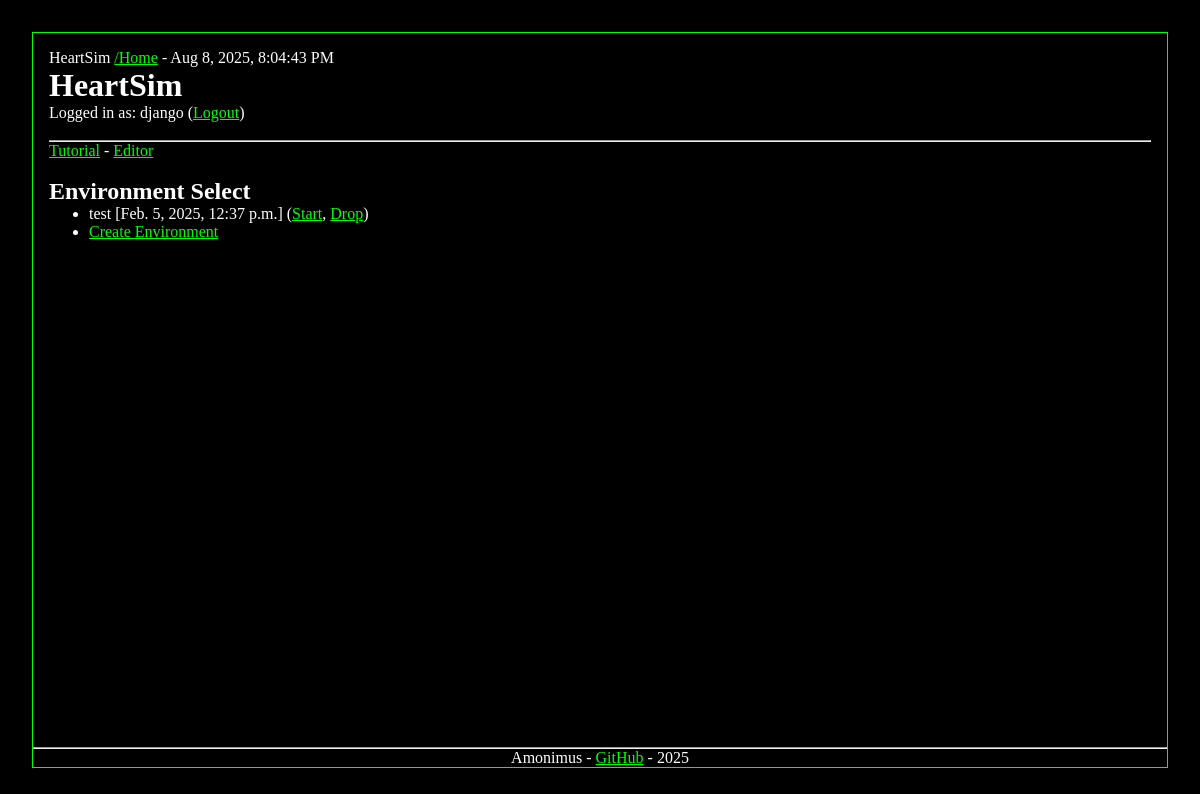
Before: / (signed in) with the older database file.
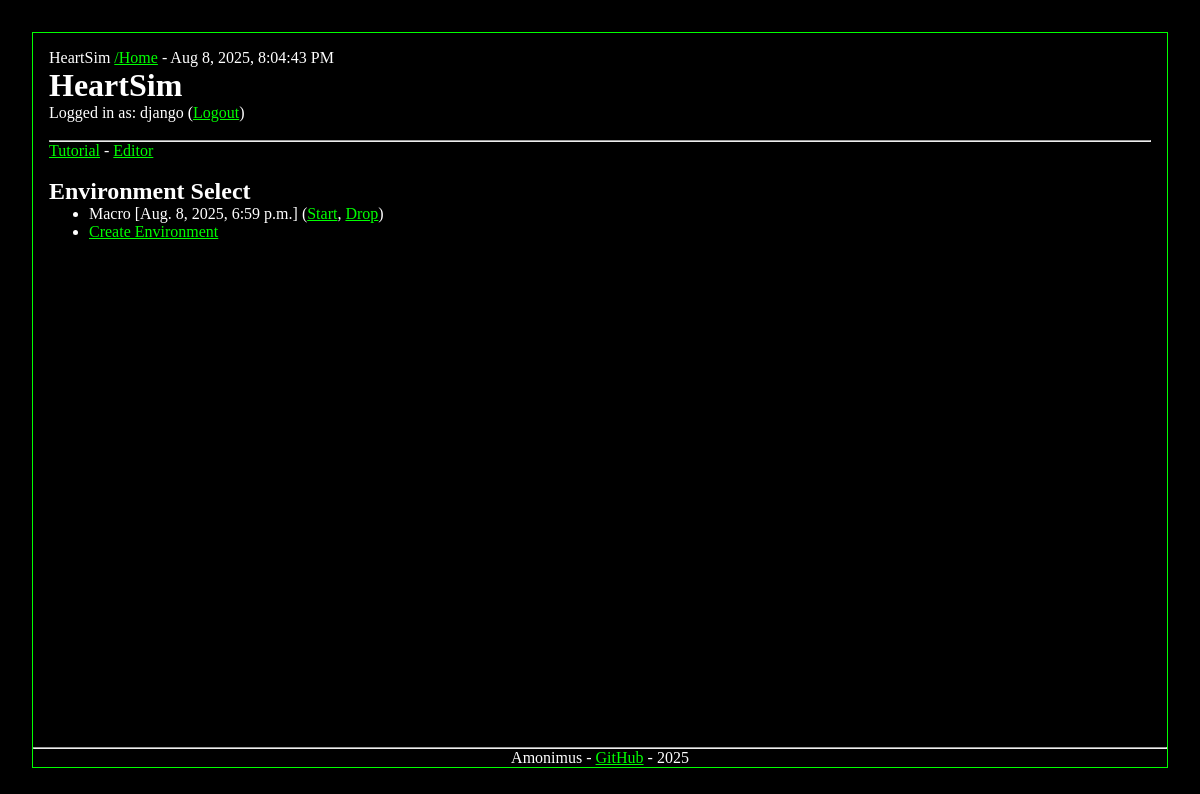
After: the same page with the newer database file.
### world/models.py (models this page shows, shortened)
class WorldEnvironment(Model):
	objects: Manager = Manager()
	name: str = CharField(max_length=60)
	disabled: bool = BooleanField(default=False)
	creator: User = ForeignKey(User, null=True, blank=True, on_delete=models.SET_NULL)
	creation_time: datetime = DateTimeField(auto_now_add=True)
	last_update: datetime = DateTimeField(auto_now_add=True)

### world/views.py (the view)
# urls.py: path("", IndexView, name="index"),
def IndexView(request: HttpRequest) -> HttpResponse:
	if request.user.is_authenticated:
		worlds: list[WorldEnvironment] = WorldEnvironment.objects.filter(creator=request.user)
		context: dict = {"worlds": worlds}
	else:
		context = {}
	return render(request, "index.html", context)

### web/templates/index.html
{% extends "base_page.html" %}
{% block body %}
<div id="index">
	<h1>HeartSim</h1>
	{% if user.is_authenticated %}
	Logged in as: {{ user.username }} (<a href="/logout">Logout</a>)
	<br/><br/>
	<hr/>
	<a href="/tutorial">Tutorial</a> - <a href="/editor">Editor</a>
	<br/><br/>
	<h2>Environment Select</h2>
	<ul>
		{% for world in worlds %}
		<li>
			{{ world.name }} [{{ world.creation_time }}]
			(<a href="/world/{{ world.id }}">Start</a>, <a href="/delete/{{ world.id }}">Drop</a>)
		</li>
		{% endfor %}
		<li><a href="/new_world">Create Environment</a></li>
	</ul>
	{% else %}
	<a href="/login">Login</a><br/>
	<a href="/register">Register</a>
	{% endif %}
	<div id="footer">
		<hr/>
		Amonimus - <a href="https://github.com/Amonimus/HeartSim">GitHub</a> - 2025
	</div>
</div>
{% endblock %}

### web/templates/base_page.html (shortened to what this page needs)
<!DOCTYPE html>
{% load static %}
<html lang="en">
<head>
	<link rel="stylesheet" href="{% static 'css/styles.css' %}">
</head>
<body>
<div id="page">
	<div id="navbar">
		HeartSim <a href="/">/Home</a> -
		<span id="current-time">{% now "Y-m-d G:i:s" %}</span>
	</div>
	{% block body%}HeartSim{% endblock %}
</div>
</body>
</html>

### web/static/css/styles.css (style rules this page uses)
:root { --background: black; --text-color: white; --theme-color: lime; }
* { margin: 0; font-family: Consolas; }
html { background-color: var(--background); color: var(--text-color); height: 100%; }
body { display: flex; min-height: 100%; height: max-content; }
body:not(:has(.expand-page)) { max-height: 100%; }
#page { position: relative; margin: 32px; padding: 16px; flex-grow: 1; display: flex; flex-direction: column; }
#page, #world, #view, #stat_view, #terminal, #logger { border: solid 1px var(--theme-color); }
#footer { position: absolute; bottom: 0; left: 0; right: 0; text-align: center; }
a, a:visited { color: var(--theme-color); }

Changed rows visible on the page:
removed WorldEnvironment: name "test", creation_time "Feb. 5, 2025, 12:37 p.m."
added WorldEnvironment: name "Macro", creation_time "Aug. 8, 2025, 6:59 p.m."
